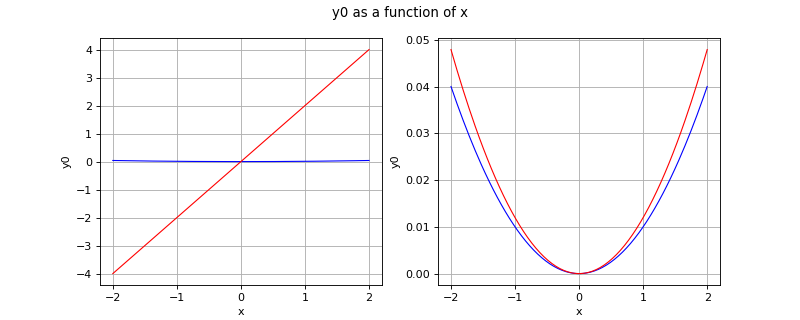

Write Python code to recreate this figure.
import openturns as ot
import otrobopt
from matplotlib import pyplot as plt
from openturns.viewer import View

thetaDist = ot.Normal(2.0, 0.1)
if 'VarianceMeasure' == 'WorstCaseMeasure':
    thetaDist = ot.Uniform(-1.0, 4.0)
elif 'ChanceMeasure' in 'VarianceMeasure':
    thetaDist = ot.Normal(1.0, 1.0)

f_base = ot.SymbolicFunction(['x', 'theta'], ['x*theta'])
f = ot.ParametricFunction(f_base, [1], thetaDist.getMean())

if 'VarianceMeasure' == 'JointChanceMeasure':
    measure = otrobopt.JointChanceMeasure(f, thetaDist, ot.GreaterOrEqual(), 0.95)
elif 'VarianceMeasure' == 'IndividualChanceMeasure':
    measure = otrobopt.IndividualChanceMeasure(f,thetaDist, ot.GreaterOrEqual(), [0.95])
elif 'VarianceMeasure' == 'MeanStandardDeviationTradeoffMeasure':
    measure =  otrobopt.MeanStandardDeviationTradeoffMeasure(f, thetaDist, [0.8])
elif 'VarianceMeasure' == 'QuantileMeasure':
    measure =  otrobopt.QuantileMeasure(f, thetaDist, 0.99)
else:
    measure = otrobopt.VarianceMeasure(f, thetaDist)

N = 10
experiment = ot.LHSExperiment(N)
factory = otrobopt.MeasureFactory(experiment)
discretizedMeasure = factory.build(measure)

continuous_measure = otrobopt.MeasureFunction(measure)
discretized_measure = otrobopt.MeasureFunction(discretizedMeasure)

x_min = -2.0
x_max = 2.0
n_points = 128

parametric_graph = f.draw(x_min, x_max, n_points)
continuous_graph = continuous_measure.draw(x_min, x_max, n_points)
discretized_graph = discretized_measure.draw(x_min, x_max, n_points)

parametric_curve = parametric_graph.getDrawable(0)
discretized_curve = discretized_graph.getDrawable(0)

left_graph = ot.Graph(continuous_graph)
left_graph.add(parametric_curve)
#left_graph.setLegends(['measure', 'parametric function'])
#left_graph.setLegendPosition('topright')
left_graph.setColors(['blue', 'red'])

right_graph = ot.Graph(continuous_graph)
right_graph.add(discretized_curve)
#right_graph.setLegends(['measure', 'discretized measure'])
#right_graph.setLegendPosition('topright')
right_graph.setColors(['blue', 'red'])

fig = plt.figure(figsize=(10, 4))
plt.suptitle(str(measure))
left_axis = fig.add_subplot(121)
right_axis = fig.add_subplot(122)

View(left_graph, figure=fig, axes=[left_axis], add_legend=False)
View(right_graph, figure=fig, axes=[right_axis], add_legend=False)
